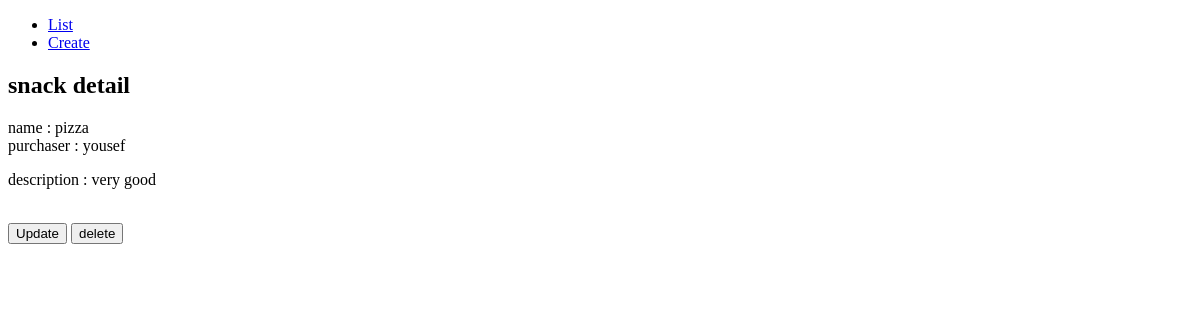
Page /snack/2/ on the earlier database version.
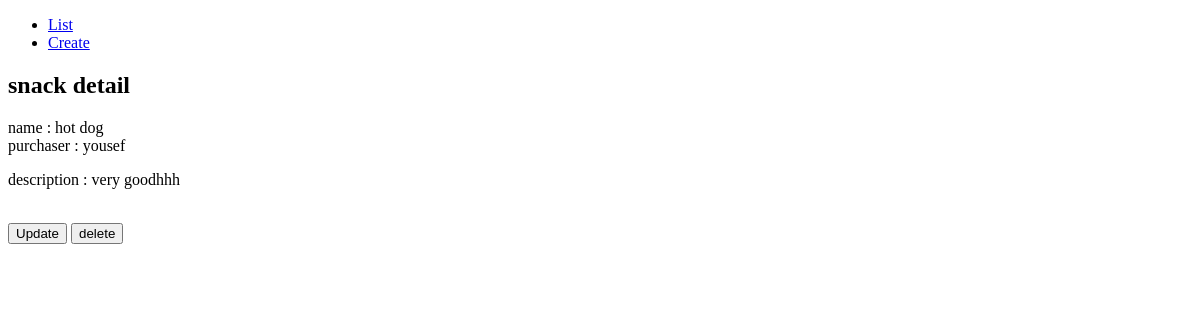
Same page on the later database version.
### snacks/models.py (models this page shows, shortened)
class Snack(models.Model):
    purchaser = models.ForeignKey(get_user_model(),on_delete=models.CASCADE)
    name = models.CharField(max_length=255)
    description = models.TextField()

### snacks/views.py (the view)
# urls.py: path('snack/<int:pk>/',SnackDeatailView.as_view(),name='snack_detail'),
class SnackDeatailView(DetailView):
    template_name = 'snack_detail.html'
    model=Snack

### templates/snack_detail.html
{% extends 'base.html' %}
{% block content %}
<h2> snack detail</h2>
name : {{snack.name}}<br>
purchaser : {{snack.purchaser}}
 <p> description : {{snack.description}}</p>
 <br>
 <a href="{% url 'snack_update' snack.pk %}"> <button> Update </button></a>
 <a href="{% url 'snack_delete' snack.pk %}"> <button> delete </button></a>
{% endblock content %}

### templates/base.html (shortened to what this page needs)
<!DOCTYPE html>
<html lang="en">
<head>
</head>
<body>
    <header>
        <nav>
            <ul>
                <li><a href="{% url 'snack_list' %}">List</a></li>
                <li><a href="{% url 'snack_create' %}">Create</a></li>
            </ul>
        </nav>
    </header>
    <main>
        {% block content %}
        {% endblock content %}
    </main>
</body>
</html>

Differences in the rows shown:
changed Snack "yousef": name "pizza" → "hot dog"; description "very good" → "very goodhhh"
